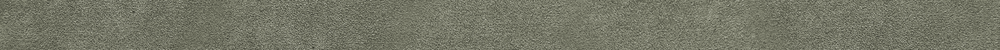
#> input picture models/Alcantara_045.png, 1000 x 50 px, shrunk from 3000 x 150 before the run, found by its file name
$ jupyter execute Untitled1.ipynb
#> lines starting #> are read from the running program, lines starting #| are printed output that depends on the picture
#> in get_img, img is the input picture: PIL image 1000x50 RGB; mean R, G, B 116.5, 118.1, 102.1
[cell 1]
from PIL import Image
import numpy as np
import os
import matplotlib.pyplot as plt

[cell 2]
def sRGB_to_linear(img):
    wasImage = False
    if isinstance(img, Image.Image):
        print("Dividing by 255")
        data = np.array(img).astype(float) / 255.
        wasImage = True
    else:
        data = img.astype(float) / 255.
    print(data)
#> (printed output is left out)
    data = np.where(data <= 0.04045, data / 12.92, np.power((data + 0.055) / 1.055, 2.4))
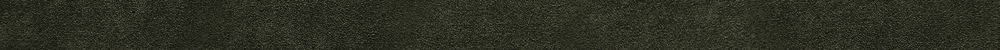
#> data: shape (50, 1000, 3) float64; mean R, G, B 0.18, 0.185, 0.137
    print(data)
#> (printed output is left out)
    if wasImage:
        return Image.fromarray((data * 255.).astype(np.uint8))
#> (printed output is left out)
#> (printed output is left out)
#> (printed output is left out)
    else:
        return (data * 255.).astype(np.uint8)


def linear_to_sRGB(img):
    wasImage = False
    if isinstance(img, Image.Image):
        data = np.array(img).astype(float) / 255.
        wasImage = True
    else:
        data = img.astype(float) / 255.
    data = np.where(data <= 0.0031308, data * 12.92, 1.055 * np.power(data, 1. / 2.4) - 0.055)
    if wasImage:
        return Image.fromarray((data * 255.).astype(np.uint8))
    else:
        return (data * 255.).astype(np.uint8)


def draw_debug_halo(img):
    nx, ny = img.size
    for yy in [0, ny-1]:
        for xx in range(nx):
            img.putpixel((xx, yy), (0, 255, 0, 255))
    for xx in [0, nx-1]:
        for yy in range(ny):
            img.putpixel((xx, yy), (0, 255, 0, 255))
    return img


def make_debug_square(N, col=(0, 255, 0, 255)):
    debug_square_arr = np.zeros((N, N, 4), dtype=np.uint8)
    for ic, c in enumerate(col):
        debug_square_arr[:, :, ic] = c
    return Image.fromarray(debug_square_arr)


def make_debug_cross(N, col=(0, 255, 0, 255)):
    debug_cross_arr = np.zeros((N, N, 4), dtype=np.uint8)
    t1 = int(N/2)
    t2 = int(N/2+1)
    for ic, c in enumerate(col):
        debug_cross_arr[t1:t2, :, ic] = c
        debug_cross_arr[:, t1:t2, ic] = c
    return Image.fromarray(debug_cross_arr)


def get_parent_directory():
    # full_path = __file__
    # return full_path.replace("app/strass_band_generator_v2.py", "")
    return "/home/phillip/python/strass_preview_generator/"


def download_img(urlstring, local_img_path):
    print("Downloading ", urlstring, " to ", local_img_path)
    urllib.request.urlretrieve(urlstring, local_img_path)
    time.sleep(1)
    print(os.path.isfile(local_img_path))
    img = sRGB_to_linear(Image.open(local_img_path))
    return img


def get_img(img_path, linear=True):
    parent_dir = get_parent_directory()
    local_img_path = parent_dir + img_path
    print("check for {:s}".format(local_img_path))
    OK = False
    if os.path.isfile(local_img_path):
        print("Found, opening {:s}".format(local_img_path))
        try:
            img = Image.open(local_img_path)
            img = sRGB_to_linear(img) if linear else img
            OK = True
        except:
            raise
            print("Opening {:s} failed, corrupt file? Falling back to download option.".format(local_img_path))
            OK = False
    if not OK or not img:
        print("{:s} not found, downloading.".format(local_img_path))
        img_url = "https://raw.githubusercontent.com/baeldin/strass_preview_generator/main/" + img_path
        img = download_img(img_url, local_img_path)
    return img, local_img_path

[cell 3]
img, _ = get_img("models/Alcantara_045.png")

[cell 4]
imgs = Image.open("/home/phillip/python/strass_preview_generator/models/Alcantara_045.png")
imgl = sRGB_to_linear(imgs)
print(np.array(imgs))
print(np.array(imgl))
print(np.array(linear_to_sRGB(imgl)))


$ run again, with models/Alcantara_007.png copied over models/Alcantara_045.png
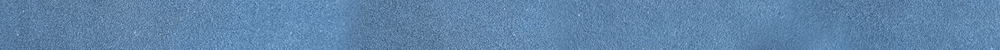
#> input picture models/Alcantara_007.png, 1000 x 50 px, shrunk from 3000 x 150 before the run, found by its file name
#> in get_img, img is the input picture: PIL image 1000x50 RGB; mean R, G, B 95.7, 132.6, 169.4
#> (printed output is left out)
#> in sRGB_to_linear, `data = np.where(data <= 0.04045, data / 12.92, np.power((data + 0.055)..`:
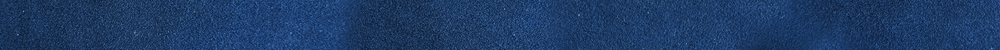
#> data: shape (50, 1000, 3) float64; mean R, G, B 0.118, 0.236, 0.402
#> (printed output is left out)
#> (printed output is left out)
#> (printed output is left out)
#> (printed output is left out)

$ run again, with models/Alcantara_066.png copied over models/Alcantara_045.png
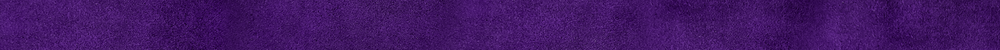
#> input picture models/Alcantara_066.png, 1000 x 50 px, shrunk from 3000 x 150 before the run, found by its file name
#> in get_img, img is the input picture: PIL image 1000x50 RGB; mean R, G, B 65.2, 22.4, 100.7
#> (printed output is left out)
#> in sRGB_to_linear, `data = np.where(data <= 0.04045, data / 12.92, np.power((data + 0.055)..`:
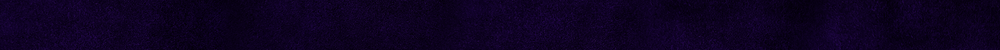
#> data: shape (50, 1000, 3) float64; mean R, G, B 0.0547, 0.00895, 0.132
#> (printed output is left out)
#> (printed output is left out)
#> (printed output is left out)
#> (printed output is left out)
